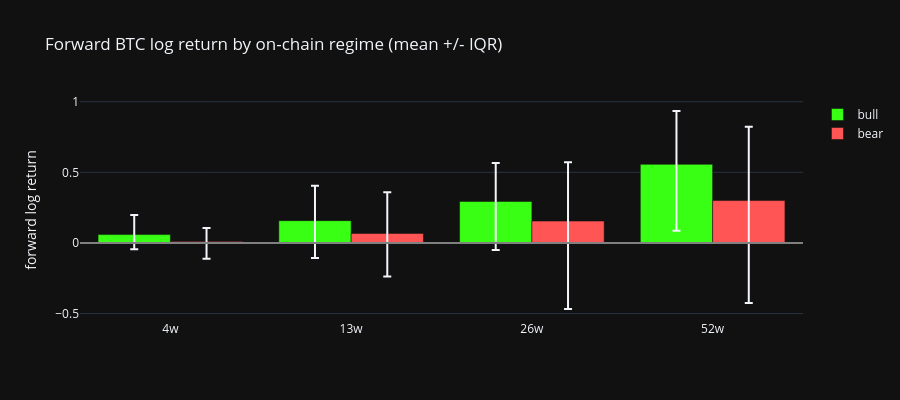

The code cell stored with this chart in its notebook:
### Code cell
bt = pl.DataFrame(bt_rows)
fig2 = go.Figure()
for label, color in [("bull", "#39ff14"), ("bear", "#ff5555")]:
    sub = bt.filter(pl.col("regime") == label).sort("horizon")
    rows = sub.to_dicts()
    fig2.add_trace(go.Bar(
        x=[f"{r['horizon']}w" for r in rows], y=[r["mean"] for r in rows],
        name=label, marker_color=color,
        error_y=dict(type="data",
                     array=[r["p75"] - r["mean"] for r in rows],
                     arrayminus=[r["mean"] - r["p25"] for r in rows]),
    ))
fig2.add_hline(y=0, line_color="gray")
fig2.update_layout(
    title="Forward BTC log return by on-chain regime (mean +/- IQR)",
    template="plotly_dark", barmode="group", height=400,
    yaxis_title="forward log return",
)
fig2.show()

### Figure 1 — Plotly figure (JSON) as saved in the notebook; plotly's stock layout.template omitted (floating-point values rounded to 4 significant figures)
{"data": [{"error_y": {"array": [0.1396, 0.2477, 0.2719, 0.3779], "arrayminus": [0.1035, 0.2646, 0.3443, 0.4692], "type": "data"}, "marker": {"color": "#39ff14"}, "name": "bull", "type": "bar", "x": ["4w", "13w", "26w", "52w"], "y": [0.05902, 0.1579, 0.2938, 0.5565]}, {"error_y": {"array": [0.09623, 0.2914, 0.4169, 0.5219], "arrayminus": [0.1212, 0.305, 0.6225, 0.7247], "type": "data"}, "marker": {"color": "#ff5555"}, "name": "bear", "type": "bar", "x": ["4w", "13w", "26w", "52w"], "y": [0.009557, 0.06725, 0.1548, 0.3001]}], "layout": {"barmode": "group", "height": 400, "shapes": [{"line": {"color": "gray"}, "type": "line", "x0": 0, "x1": 1, "xref": "x domain", "y0": 0, "y1": 0, "yref": "y"}], "title": {"text": "Forward BTC log return by on-chain regime (mean +/- IQR)"}, "yaxis": {"title": {"text": "forward log return"}}}}
